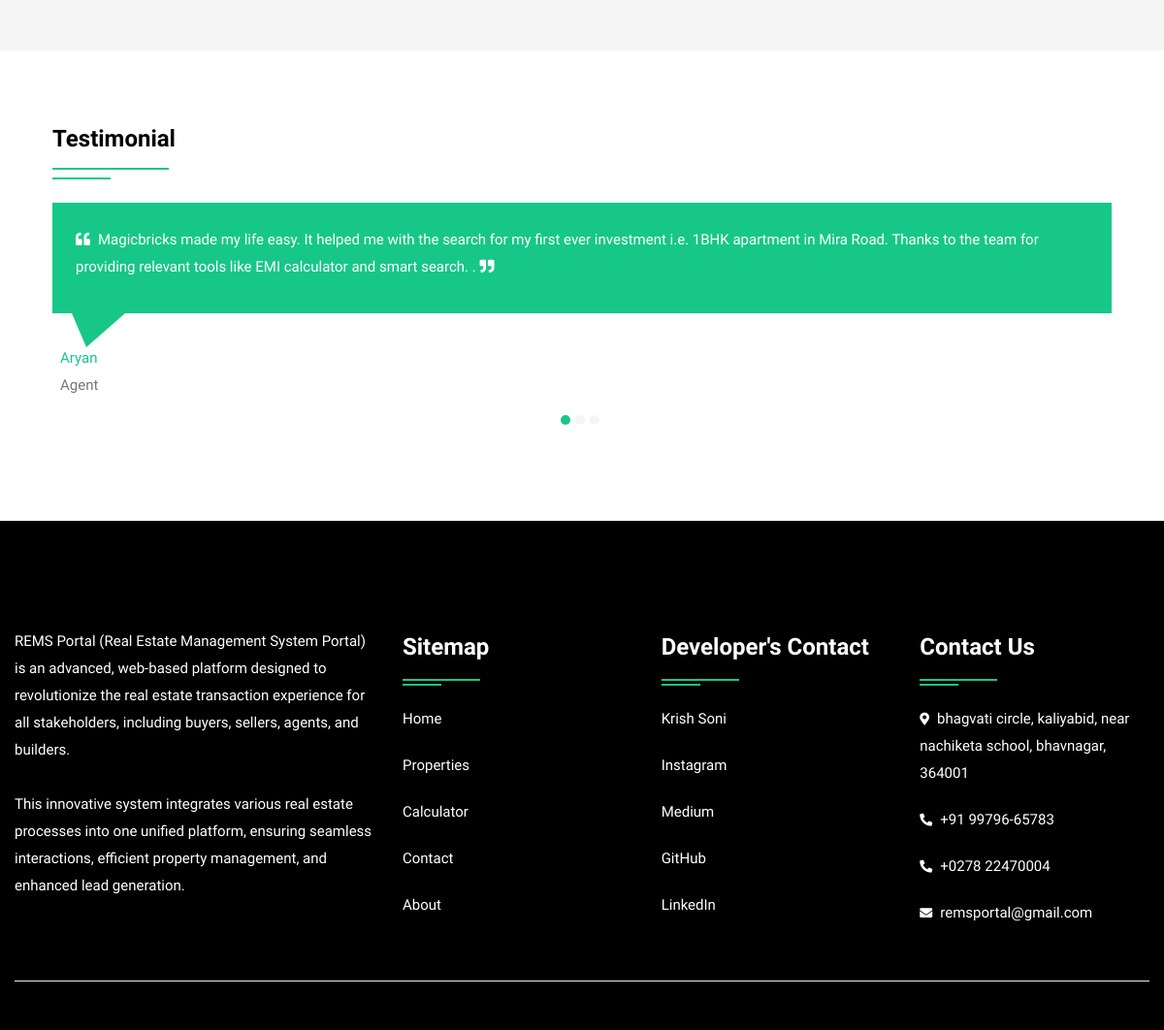
Before: / (lower part) with the older database file.
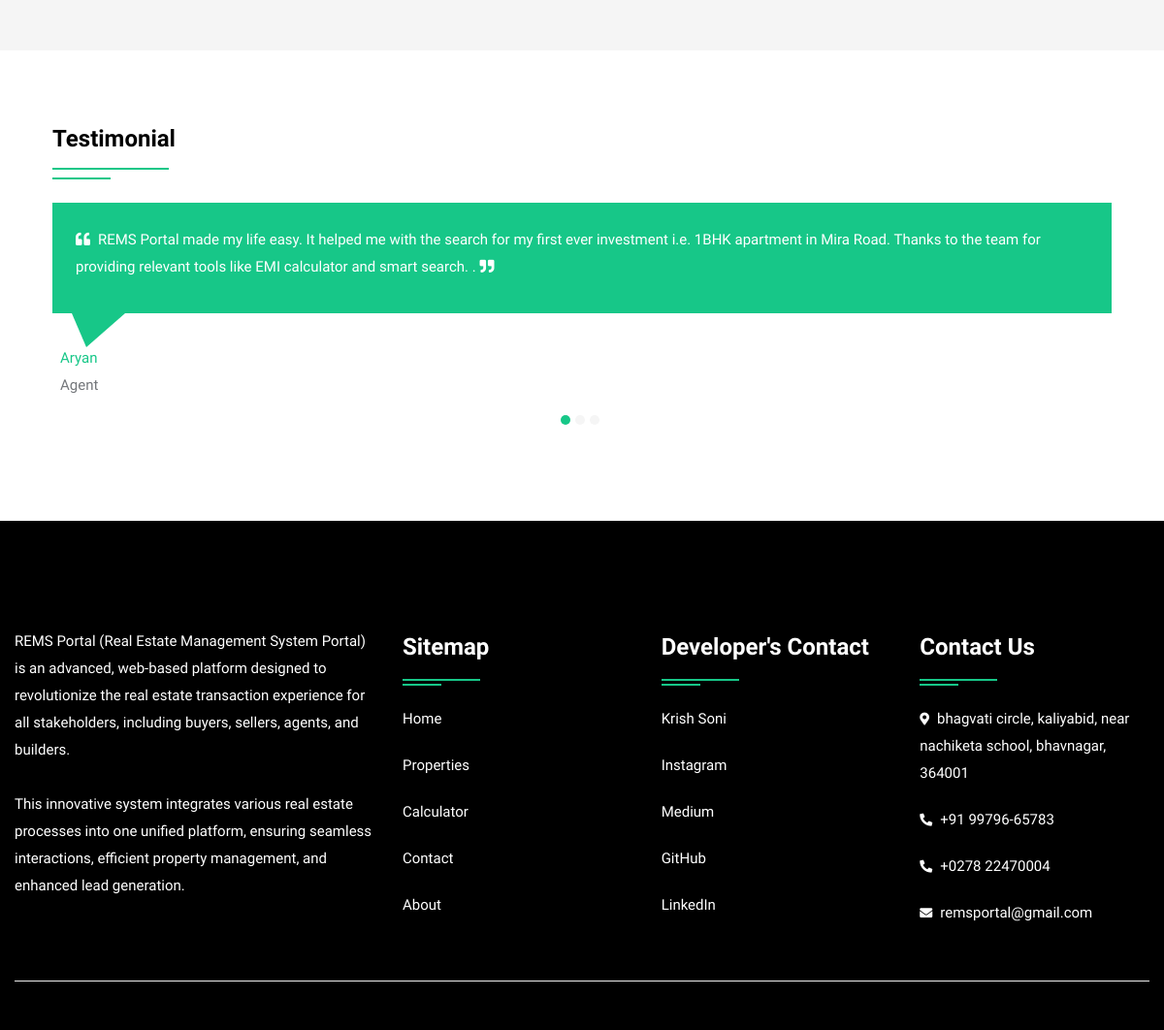
After: the same page with the newer database file.
### tables this page shows
CREATE TABLE `feedback` (
  `fid` int(50) NOT NULL,
  `uid` int(50) NOT NULL,
  `fdescription` varchar(300) NOT NULL,
  `status` int(1) NOT NULL,
  `date` date NOT NULL DEFAULT current_timestamp()
);

CREATE TABLE `user` (
  `uid` int(50) NOT NULL,
  `uname` varchar(100) NOT NULL,
  `uemail` varchar(100) NOT NULL,
  `uphone` varchar(20) NOT NULL,
  `upass` varchar(50) NOT NULL,
  `utype` varchar(50) NOT NULL,
  `uimage` varchar(300) NOT NULL
);

### index.php (the view, shortened to what this page needs)
<!DOCTYPE html>
<html lang="en">
<head>
<link rel="stylesheet" type="text/css" href="css/bootstrap.min.css">
<link rel="stylesheet" type="text/css" href="css/bootstrap-slider.css">
<link rel="stylesheet" type="text/css" href="css/jquery-ui.css">
<link rel="stylesheet" type="text/css" href="css/layerslider.css">
<link rel="stylesheet" type="text/css" href="css/color.css" id="color-change">
<link rel="stylesheet" type="text/css" href="css/owl.carousel.min.css">
<link rel="stylesheet" type="text/css" href="css/font-awesome.min.css">
<link rel="stylesheet" type="text/css" href="fonts/flaticon/flaticon.css">
<link rel="stylesheet" type="text/css" href="css/style.css">
</head>
<body>
<div id="page-wrapper">
    <div class="row">
		<?php include("include/header.php");?>
        <div class="full-row bg-gray">
        </div>
		<div class="full-row">
            <div class="container">
                <div class="row">
					<div class="col-lg-12">
						<div class="content-sidebar p-4">
							<div class="mb-3 col-lg-12">
								<h4 class="double-down-line-left text-secondary position-relative pb-4 mb-4">Testimonial</h4>
									<div class="recent-review owl-carousel owl-dots-gray owl-dots-hover-primary">
										<?php
												$query=mysqli_query($con,"select feedback.*, user.* from feedback,user where feedback.uid=user.uid and feedback.status='1'");
												while($row=mysqli_fetch_array($query))
													{
										?>
										<div class="item">
											<div class="p-4 bg-primary down-angle-white position-relative">
												<p class="text-white"><i class="fas fa-quote-left mr-2 text-white"></i><?php echo $row['2']; ?>. <i class="fas fa-quote-right mr-2 text-white"></i></p>
											</div>
											<div class="p-2 mt-4">
												<span class="text-primary d-table text-capitalize"><?php echo $row['uname']; ?></span> <span class="text-capitalize"><?php echo $row['utype']; ?></span>
											</div>
										</div>
										<?php }  ?>
									</div>
							</div>
						 </div>
					</div>
				</div>
			</div>
		</div>
		<?php include("include/footer.php");?>
    </div>
</div>
</body>
</html>

Changed rows visible on the page:
changed feedback "Aryan": fdescription "Magicbricks made my life easy.…" → "REMS Portal made my life easy.…"
